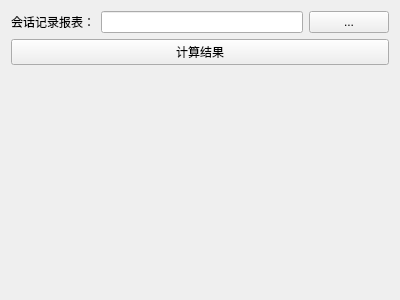
<?xml version="1.0" encoding="UTF-8"?>
<ui version="4.0">
 <class>OnlineWidget</class>
 <widget class="QWidget" name="OnlineWidget">
  <property name="geometry">
   <rect>
    <x>0</x>
    <y>0</y>
    <width>400</width>
    <height>300</height>
   </rect>
  </property>
  <property name="windowTitle">
   <string>Form</string>
  </property>
  <layout class="QVBoxLayout" name="verticalLayout_2">
   <item>
    <layout class="QVBoxLayout" name="verticalLayout">
     <item>
      <layout class="QHBoxLayout" name="horizontalLayout">
       <item>
        <widget class="QLabel" name="label">
         <property name="text">
          <string>会话记录报表：</string>
         </property>
        </widget>
       </item>
       <item>
        <widget class="QLineEdit" name="lineEdit_filepath"/>
       </item>
       <item>
        <widget class="QPushButton" name="pushButton_file_browse">
         <property name="text">
          <string>...</string>
         </property>
        </widget>
       </item>
      </layout>
     </item>
     <item>
      <widget class="QPushButton" name="pushButton_calc">
       <property name="text">
        <string>计算结果</string>
       </property>
      </widget>
     </item>
    </layout>
   </item>
   <item>
    <spacer name="verticalSpacer">
     <property name="orientation">
      <enum>Qt::Vertical</enum>
     </property>
     <property name="sizeHint" stdset="0">
      <size>
       <width>20</width>
       <height>217</height>
      </size>
     </property>
    </spacer>
   </item>
  </layout>
 </widget>
 <resources/>
 <connections/>
</ui>
